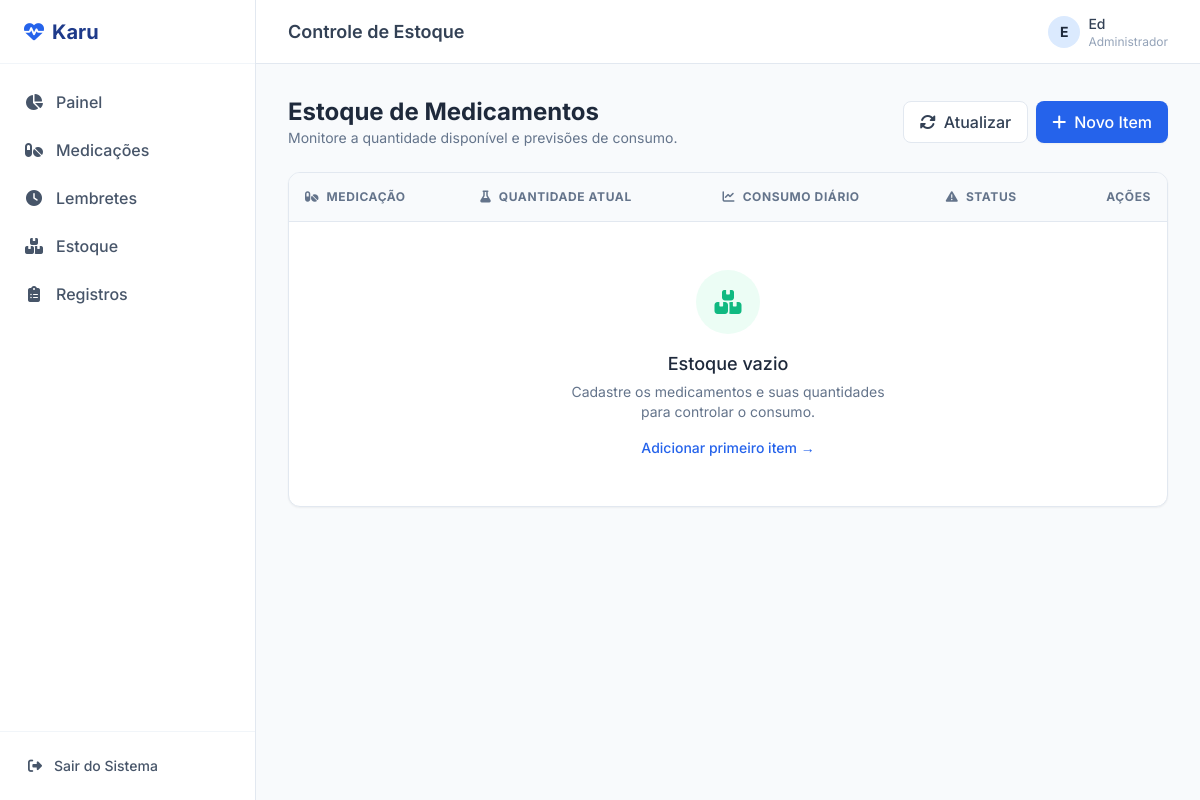
Before: /estoque/ (signed in) with the older database file.
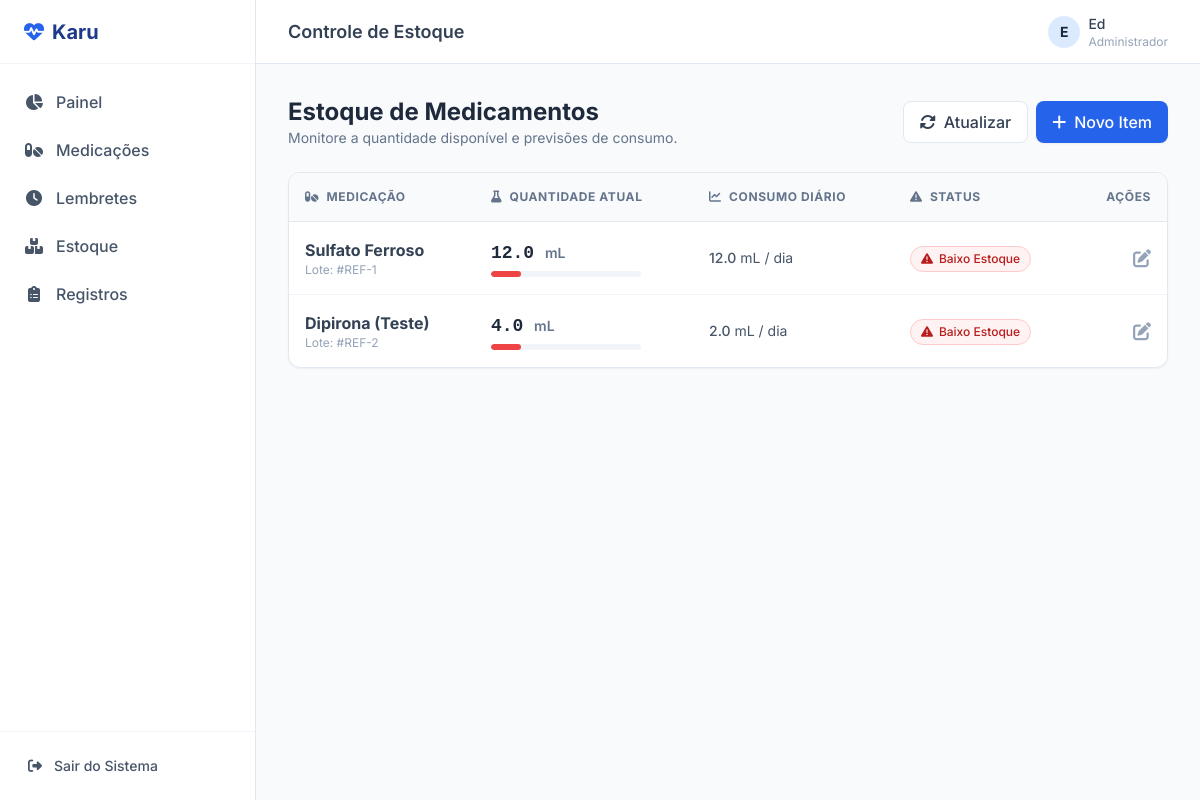
After: the same page with the newer database file.
### medicacoes/models.py (models this page shows, shortened)
class Estoque(models.Model):
    medicacao = models.OneToOneField(
        Medicacao, on_delete=models.CASCADE, related_name="estoque"
    )
    quantidade_total_ml = models.FloatField()
    consumo_diario_estimado_ml = models.FloatField()
    alerta_baixo_estoque = models.BooleanField(default=False)
    def atualizar_alerta(self):
        if self.consumo_diario_estimado_ml > 0:
            dias_restantes = (
                self.quantidade_total_ml / self.consumo_diario_estimado_ml
            )
            self.alerta_baixo_estoque = dias_restantes <= 3
        else:
            self.alerta_baixo_estoque = False
        self.save()

class Medicacao(models.Model):
    VIA_ADMINISTRACAO = [
        ("ORAL", "Oral"),
        ("IM", "Intramuscular"),
    ]
    nome = models.CharField(max_length=150)
    dosagem = models.CharField(max_length=100)
    frequencia = models.CharField(max_length=100)
    via = models.CharField(max_length=10, choices=VIA_ADMINISTRACAO)
    duracao_dias = models.IntegerField()
    data_inicio = models.DateField(default=timezone.now)
    cuidados_especiais = models.TextField(blank=True)
    bebe_id = models.CharField(max_length=50)

### medicacoes/views.py (the view)
# urls.py: path('estoque/', views.listar_estoque, name='listar_estoque'),
@login_required
def listar_estoque(request):
    estoques = Estoque.objects.all()
    for item in estoques:
        item.atualizar_alerta()
    return render(request, "estoques/listar.html", {'estoques': estoques})

### medicacoes/templates/estoques/listar.html (shortened to what the changed rows need)
{% extends "base.html" %}
{% block header_title %}Controle de Estoque{% endblock %}
{% block content %}
<div class="flex flex-col md:flex-row md:items-center md:justify-between gap-4 mb-6">
    <div>
        <h1 class="text-2xl font-bold text-slate-800">Estoque de Medicamentos</h1>
    </div>
</div>
<div class="bg-white border border-slate-200 rounded-xl shadow-sm overflow-hidden">
    <div class="overflow-x-auto">
        <table class="w-full text-left border-collapse">
            <thead>
                <tr class="bg-slate-50 border-b border-slate-200 text-xs uppercase font-semibold text-slate-500 tracking-wider">
                    <th class="p-4">
                        <i class="fa-solid fa-pills mr-1"></i> Medicação
                    </th>
                    <th class="p-4">
                        <i class="fa-solid fa-flask mr-1"></i> Quantidade Atual
                    </th>
                    <th class="p-4">
                        <i class="fa-solid fa-chart-line mr-1"></i> Consumo Diário
                    </th>
                    <th class="p-4">
                        <i class="fa-solid fa-triangle-exclamation mr-1"></i> Status
                    </th>
                    <th class="p-4 text-right">Ações</th>
                </tr>
            </thead>
            <tbody class="divide-y divide-slate-100">
                {% for e in estoques %}
                <tr class="hover:bg-slate-50 transition-colors group">
                    <td class="p-4">
                        <div class="font-bold text-slate-700">{{ e.medicacao.nome }}</div>
                        <div class="text-xs text-slate-400">Lote: #REF-{{ e.id }}</div>
                    </td>
                    <td class="p-4">
                        <div class="flex flex-col gap-1 max-w-[150px]">
                            <span class="font-mono font-semibold text-slate-800 text-lg">
                                {{ e.quantidade_total_ml }} <span class="text-sm text-slate-500 font-sans">mL</span>
                            </span>
                            <div class="w-full bg-slate-100 rounded-full h-1.5 overflow-hidden">
                                {% if e.alerta_baixo_estoque %}
                                    <div class="bg-red-500 h-1.5 rounded-full" style="width: 20%"></div>
                                {% else %}
                                    <div class="bg-emerald-500 h-1.5 rounded-full" style="width: 75%"></div>
                                {% endif %}
                            </div>
                        </div>
                    </td>
                    <td class="p-4">
                        <div class="text-slate-600 text-sm">
                            <span class="font-medium">{{ e.consumo_diario_estimado_ml }}</span> mL / dia
                        </div>
                    </td>
                    <td class="p-4">
                        {% if e.alerta_baixo_estoque %}
                            <span class="inline-flex items-center gap-1.5 px-2.5 py-1 rounded-full text-xs font-medium bg-red-50 text-red-700 border border-red-200 animate-pulse">
                                <i class="fa-solid fa-triangle-exclamation"></i>
                                Baixo Estoque
                            </span>
                        {% else %}
                            <span class="inline-flex items-center gap-1.5 px-2.5 py-1 rounded-full text-xs font-medium bg-emerald-50 text-emerald-700 border border-emerald-200">
                                <i class="fa-solid fa-check"></i>
                                Normal
                            </span>
                        {% endif %}
                    </td>
                    <td class="p-4 text-right">
                        <a href="{% url 'editar_estoque' e.id %}" class="text-slate-400 hover:text-brand-600 transition-colors" title="Editar Estoque">
                            <i class="fa-solid fa-pen-to-square text-lg"></i>
                        </a>
                    </td>
                </tr>
                {% empty %}
                <tr>
                    <td colspan="5" class="p-12 text-center">
                        <div class="flex flex-col items-center justify-center">
                            <div class="w-16 h-16 bg-emerald-50 rounded-full flex items-center justify-center mb-4 text-emerald-500 text-2xl">
                                <i class="fa-solid fa-boxes-stacked"></i>
                            </div>
                            <h3 class="text-lg font-medium text-slate-800">Estoque vazio</h3>
                            <p class="text-slate-500 max-w-xs mx-auto mt-1 mb-4 text-sm">
                                Cadastre os medicamentos e suas quantidades para controlar o consumo.
                            </p>
                            <a href="{% url 'criar_estoque' %}" class="text-brand-600 font-medium hover:underline text-sm">
                                Adicionar primeiro item &rarr;
                            </a>
                        </div>
                    </td>
                </tr>
                {% endfor %}
            </tbody>
        </table>
    </div>
</div>
{% endblock %}

Changed rows visible on the page:
added Estoque: medicacao.nome "Sulfato Ferroso", id "1", quantidade_total_ml "12.0", alerta_baixo_estoque True (drawn), consumo_diario_estimado_ml "12.0"
added Estoque: medicacao.nome "Dipirona (Teste)", id "2", quantidade_total_ml "4.0", alerta_baixo_estoque True (drawn), consumo_diario_estimado_ml "2.0"
Other visible differences:
text no longer shown: "Estoque vazio Cadastre os medicamentos e suas quantidades para controlar o consumo. Adicionar primeiro item →"
